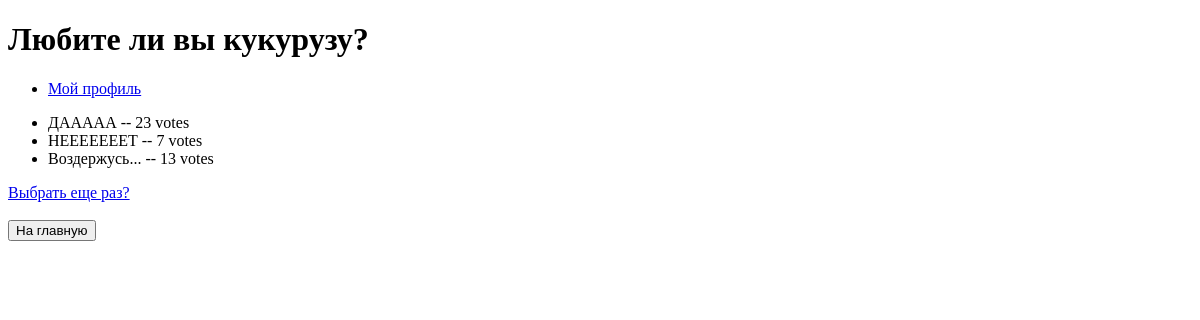
/9/results/, run on an earlier commit of the app's database.
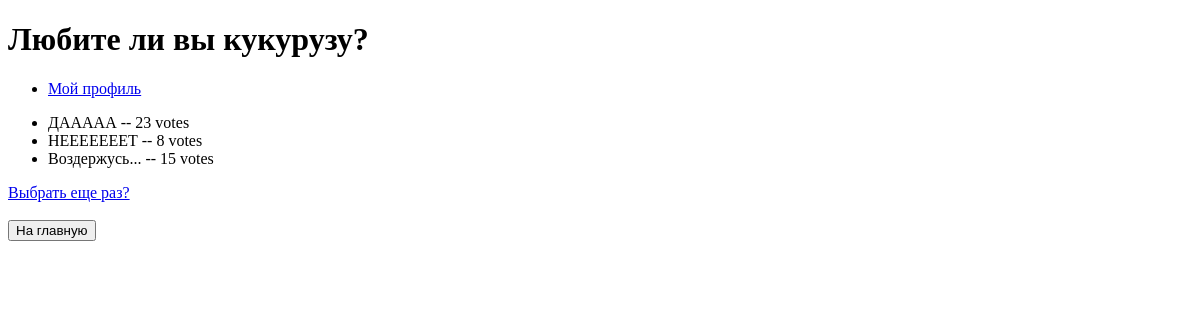
And on a later commit of the database.
### polls/models.py (models this page shows, shortened)
class Choice(models.Model):
    question = models.ForeignKey(Question, on_delete=models.CASCADE)
    choice_text = models.CharField(max_length=200)
    votes = models.IntegerField(default=0)

### polls/views.py (the view)
# urls.py: path('<int:pk>/results/', views.ResultsView.as_view(), name='results'),
class ResultsView(generic.DetailView):
    model = Question
    template_name = 'polls/results.html'

### polls/templates/polls/results.html (shortened to what this page needs)
{% load static %}
<!DOCTYPE html>
<html lang="ru">
<head>
</head>
<body>
<h1>{{ question.question_text }}</h1>
<ul>
    <li><a href="{% url 'polls:profile' %}">Мой профиль</a></li>
</ul>
<ul>
    {% for choice in question.choice_set.all %}
    <li>{{ choice.choice_text }} -- {{ choice.votes }} vote{{choice.votes|pluralize}}</li>
    {% endfor %}
</ul>
<a href="{% url 'polls:detail'  question.id %}">Выбрать еще раз? </a>
<br>
<br>
<form>
    <a href="{% url 'index' %}"><input type="button" value="На главную"></a>
</form>
</body>
</html>

What changed in the data, as far as the page shows it:
changed Choice "НЕЕЕЕЕЕЕТ": votes "7" → "8"
changed Choice "Воздержусь...": votes "13" → "15"
